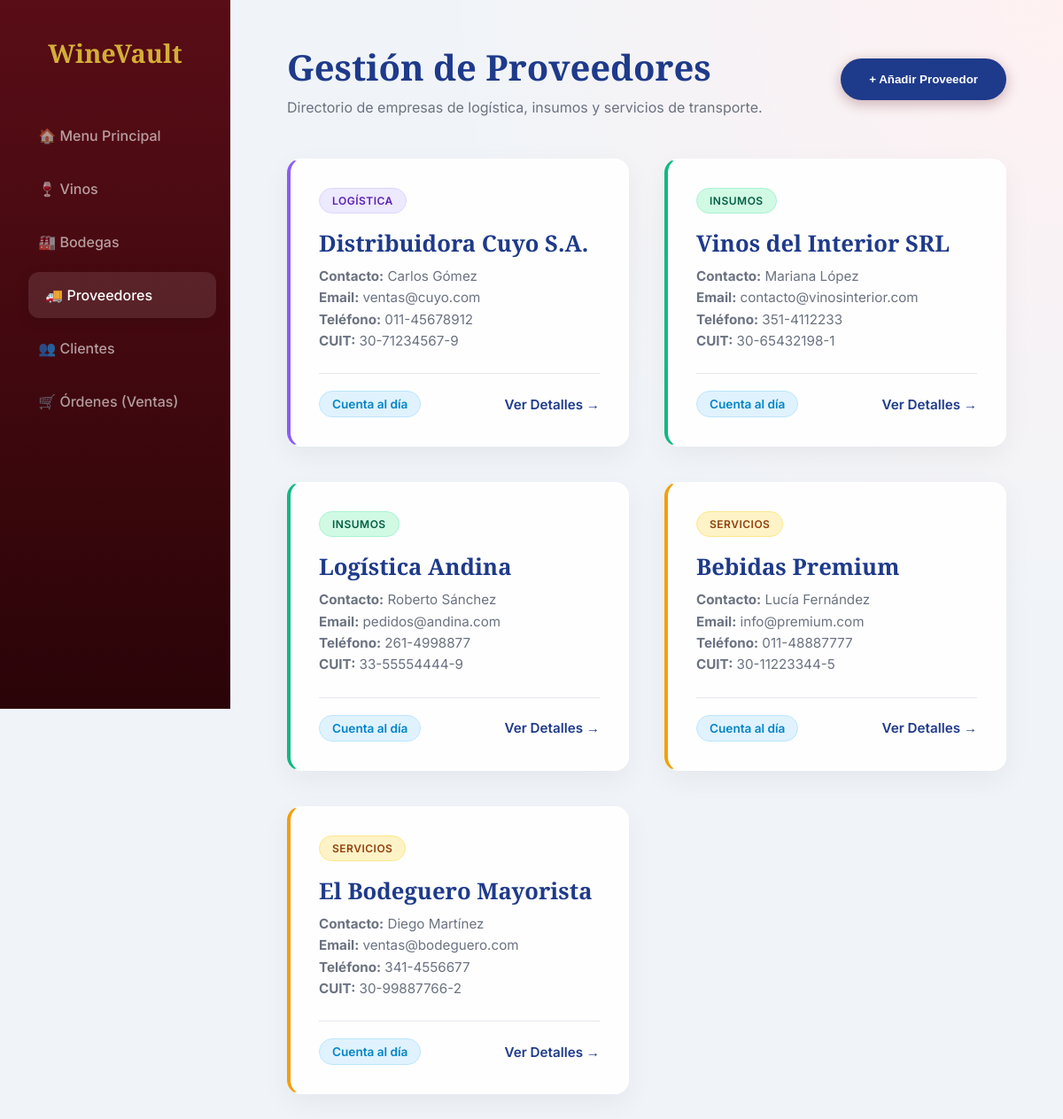
/proveedores, run on the app's committed database.
### tables this page shows
CREATE TABLE Proveedores (id_proveedor INTEGER PRIMARY KEY AUTOINCREMENT,
									razon_social TEXT NOT NULL,
									cuit TEXT,
									telefono TEXT,
									email TEXT,
									direccion TEXT,
									contacto_nombre TEXT);

### PaginaWeb/app.py (the view)
@app.route('/proveedores')
def proveedores():
    conn = get_db_connection()
    if not conn:
        return "Error de conexión a base de datos", 500
    cursor = conn.cursor()
    cursor.execute("SELECT * FROM Proveedores")
    proveedores = cursor.fetchall()
    conn.close()
    return render_template('proveedores.html', proveedores=proveedores)

### PaginaWeb/app.py (called while the page is built)
def get_db_connection():
    try:
        conn = sqlite3.connect('bodega.db')
        conn.row_factory = sqlite3.Row
        return conn
    except sqlite3.Error as e:
        print(f"Error conexión: {e}")
        return None

### PaginaWeb/templates/proveedores.html (shortened to what this page needs)
{% extends "base.html" %}
{% block page_class %}page-proveedores{% endblock %}
{% block content %}
<header>
    <div>
        <h2>Gestión de Proveedores</h2>
        <p class="subtitle">Directorio de empresas de logística, insumos y servicios de transporte.</p>
    </div>
    <button class="btn-add">+ Añadir Proveedor</button>
</header>
<div class="wine-grid">
    {% for proveedor in proveedores %}
    {% set border_color = '#8b5cf6' if loop.index == 1 else '#10b981' if loop.index in [2, 3] else '#f59e0b' %}
    {% set tipo = 'Logística' if loop.index == 1 else 'Insumos' if loop.index in [2, 3] else 'Servicios' %}
    <div class="wine-card" style="border-left: 4px solid {{ border_color }};">
        <div class="wine-body">
            <span class="badge" style="background: {% if loop.index == 1 %}#ede9fe{% elif loop.index in [2, 3] %}#d1fae5{% else %}#fef3c7{% endif %}; color: {% if loop.index == 1 %}#5b21b6{% elif loop.index in [2, 3] %}#065f46{% else %}#92400e{% endif %}; border: 1px solid {% if loop.index == 1 %}#ddd6fe{% elif loop.index in [2, 3] %}#a7f3d0{% else %}#fde68a{% endif %};">{{ tipo }}</span>
            <h3>{{ proveedor[1] }}</h3>
            <div class="wine-details">
                <strong>Contacto:</strong> {{ proveedor[6] }}<br>
                <strong>Email:</strong> {{ proveedor[4] }}<br>
                <strong>Teléfono:</strong> {{ proveedor[3] }}<br>
                <strong>CUIT:</strong> {{ proveedor[2] }}
            </div>
            <div class="wine-footer">
                <span class="stock-pill" style="background: #e0f2fe; color: #0284c7; border-color: #bae6fd;">Cuenta al día</span>
                <a href="#" class="btn-view">Ver Detalles →</a>
            </div>
        </div>
    </div>
    {% endfor %}
</div>
{% endblock %}

### PaginaWeb/static/styles.css (style rules this page uses)
:root { --primary: #590d16; --primary-light: #8a1724; --accent: #d4af37; --bg: #f3f4f8; --surface: rgba(255, 255, 255, 0.9); --text-main: #111827; --text-muted: #6b7280; --radius: 16px; --shadow: 0 10px 30px rgba(0, 0, 0, 0.05); }
.page-proveedores { --primary: #1e3a8a; --primary-light: #3b82f6; --accent: #10b981; --bg: #f0f4f8; }
* { box-sizing: border-box; margin: 0; padding: 0; }
body { font-family: 'Inter', sans-serif; background-color: var(--bg); background-image: radial-gradient(circle at top right, #fff1f2, transparent 40%); color: var(--text-main); display: flex; min-height: 100vh; overflow-x: hidden; }
header { display: flex; justify-content: space-between; align-items: center; margin-bottom: 3rem; animation: fadeUp 0.6s ease-out; }
header h2 { font-family: 'Playfair Display', serif; font-size: 2.5rem; color: var(--primary); }
.subtitle { color: var(--text-muted); margin-top: 8px; }
.btn-add { background: var(--primary); color: white; border: none; padding: 1rem 2rem; border-radius: 50px; font-weight: 600; cursor: pointer; transition: all 0.3s cubic-bezier(0.4, 0, 0.2, 1); box-shadow: 0 4px 15px rgba(89, 13, 22, 0.3); }
.wine-grid { display: grid; grid-template-columns: repeat(auto-fill, minmax(320px, 1fr)); gap: 2.5rem; }
.wine-card { background: var(--surface); border-radius: var(--radius); overflow: hidden; box-shadow: var(--shadow); border: 1px solid rgba(255,255,255,0.8); transition: all 0.4s cubic-bezier(0.4, 0, 0.2, 1); animation: fadeUp 0.6s ease-out both; }
.wine-body { padding: 2rem; }
.badge { padding: 6px 14px; border-radius: 30px; font-size: 0.75rem; font-weight: 600; text-transform: uppercase; letter-spacing: 0.5px; display: inline-block; margin-bottom: 1rem; }
.wine-body h3 { margin: 0 0 0.5rem; font-family: 'Playfair Display', serif; font-size: 1.6rem; color: var(--primary); }
.wine-details { font-size: 0.95rem; color: var(--text-muted); margin-bottom: 1.5rem; line-height: 1.6; }
.wine-footer { display: flex; justify-content: space-between; align-items: center; border-top: 1px solid #e5e7eb; padding-top: 1.2rem; }
.stock-pill { background: #f0fdf4; color: #166534; padding: 6px 14px; border-radius: 20px; font-size: 0.85rem; font-weight: 600; border: 1px solid #bbf7d0; }
.btn-view { color: var(--primary); text-decoration: none; font-weight: 600; font-size: 0.95rem; transition: color 0.3s; }

### data on the page
Proveedores: tipo "LOGÍSTICA", razon_social "Distribuidora Cuyo S.A.", contacto_nombre "Carlos Gómez", email "ventas@cuyo.com", telefono "011-45678912", cuit "30-71234567-9"
Proveedores: tipo "INSUMOS", razon_social "Vinos del Interior SRL", contacto_nombre "Mariana López", email "contacto@vinosinterior.com", telefono "351-4112233", cuit "30-65432198-1"
Proveedores: tipo "INSUMOS", razon_social "Logística Andina", contacto_nombre "Roberto Sánchez", email "pedidos@andina.com", telefono "261-4998877", cuit "33-55554444-9"
Proveedores: tipo "SERVICIOS", razon_social "Bebidas Premium", contacto_nombre "Lucía Fernández", email "info@premium.com", telefono "011-48887777", cuit "30-11223344-5"
Proveedores: tipo "SERVICIOS", razon_social "El Bodeguero Mayorista", contacto_nombre "Diego Martínez", email "ventas@bodeguero.com", telefono "341-4556677", cuit "30-99887766-2"
